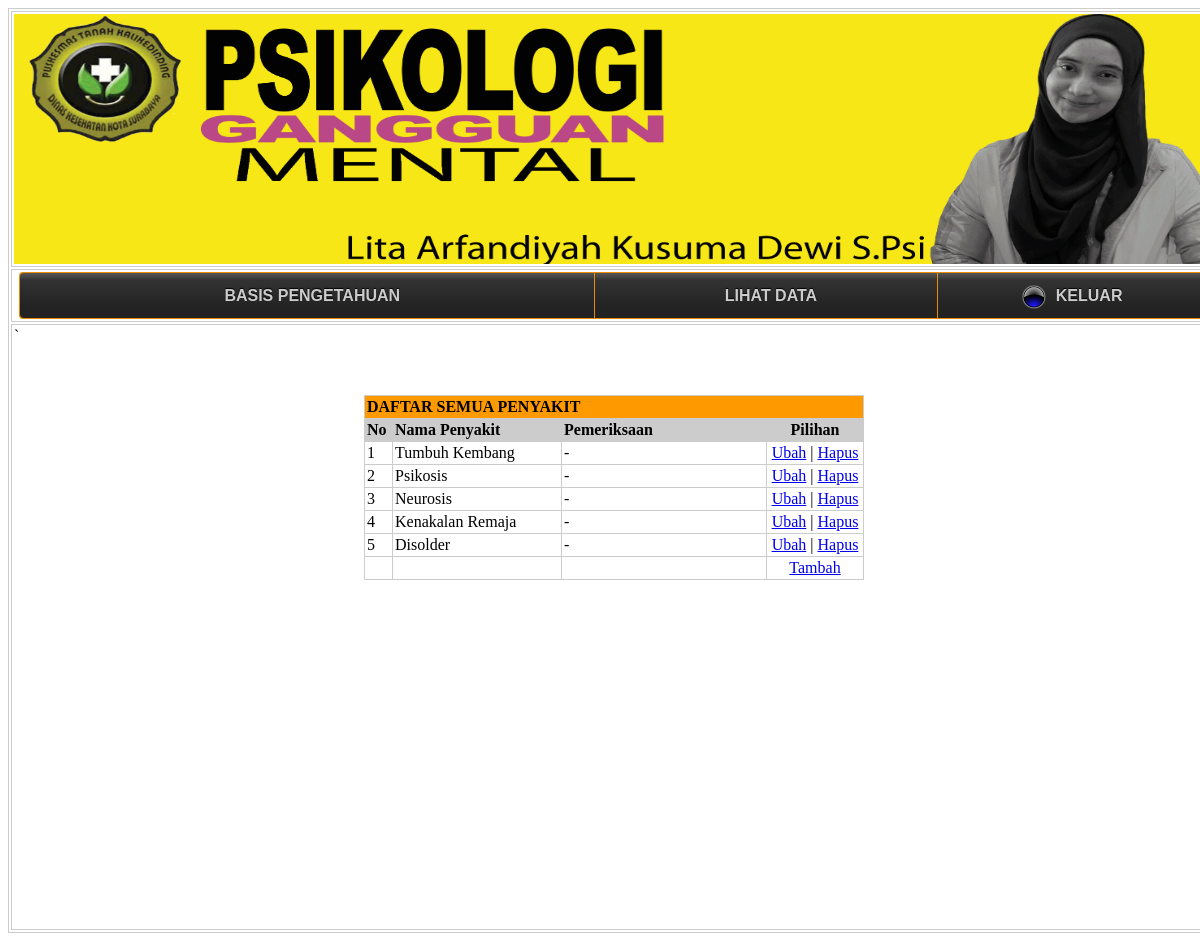
The page /pakar/index.php?page=PenyakitTampil (signed in) on the database its author committed.
### tables this page shows
CREATE TABLE IF NOT EXISTS `penyakit` (
  `kd_penyakit` char(4) NOT NULL,
  `nm_penyakit` varchar(60) NOT NULL,
  `pemeriksaan` text NOT NULL,
  `keterangan` text NOT NULL,
  `solusi` text NOT NULL,
  PRIMARY KEY (`kd_penyakit`)
);

### pakar/PenyakitTampil.php (the view, shortened to what this page needs)
<?php
include "../librari/inc.koneksidb.php";
?>
<html>
<head>
<title>Tampilan Data Penyakit</title></head>
<body>
<div align="center">
  <p>&nbsp;</p>
  <table width="500" border="0" cellpadding="2" cellspacing="1" bgcolor="#CCCCCC">
    <tr>
      <td colspan="4" bgcolor="#FF9900"><b>DAFTAR SEMUA PENYAKIT</b></td>
    </tr>
    <tr>
      <td width="23"><b>No</b></td>
      <td width="164"><b>Nama Penyakit </b></td>
      <td width="200"><strong>Pemeriksaan</strong></td>
      <td width="92" align="center"><b>Pilihan</b></td>
    </tr>
    <?php
	$sql = "SELECT * FROM penyakit ORDER BY kd_penyakit";
	$qry = mysql_query($sql, $koneksi)
		 or die ("SQL Error".mysql_error());
	while ($data=mysql_fetch_array($qry)) {
	$no++;
  ?>
    <tr bgcolor="#FFFFFF">
      <td><?php echo $no; ?></td>
      <td><?php echo $data['nm_penyakit']; ?></td>
      <td><?php echo $data['pemeriksaan']; ?></td>
      <td align="center">
        <a href="?page=PenyakitEditFm&kdubah=<?php echo $data['kd_penyakit']; ?>" target="_self">Ubah</a>
        | <a href="?page=PenyakitHapus&kdhapus=<?php echo $data['kd_penyakit']; ?>"onClick="return confirm('Apakah Anda Yakin Hapus data?') "target="_self">Hapus</a></td>
    </tr>
    <?php
  }
  ?>
    <tr bgcolor="#FFFFFF">
      <td>&nbsp;</td>
      <td>&nbsp;</td>
      <td>&nbsp;</td>
      <td align="center"><a href="PenyakitAddFm.php">Tambah</a></td>
    </tr>
  </table>
</div>
</body>
</html>

### rows shown on the page
penyakit: nm_penyakit "Tumbuh Kembang", pemeriksaan "-"
penyakit: nm_penyakit "Psikosis", pemeriksaan "-"
penyakit: nm_penyakit "Neurosis", pemeriksaan "-"
penyakit: nm_penyakit "Kenakalan Remaja", pemeriksaan "-"
penyakit: nm_penyakit "Disolder", pemeriksaan "-"
